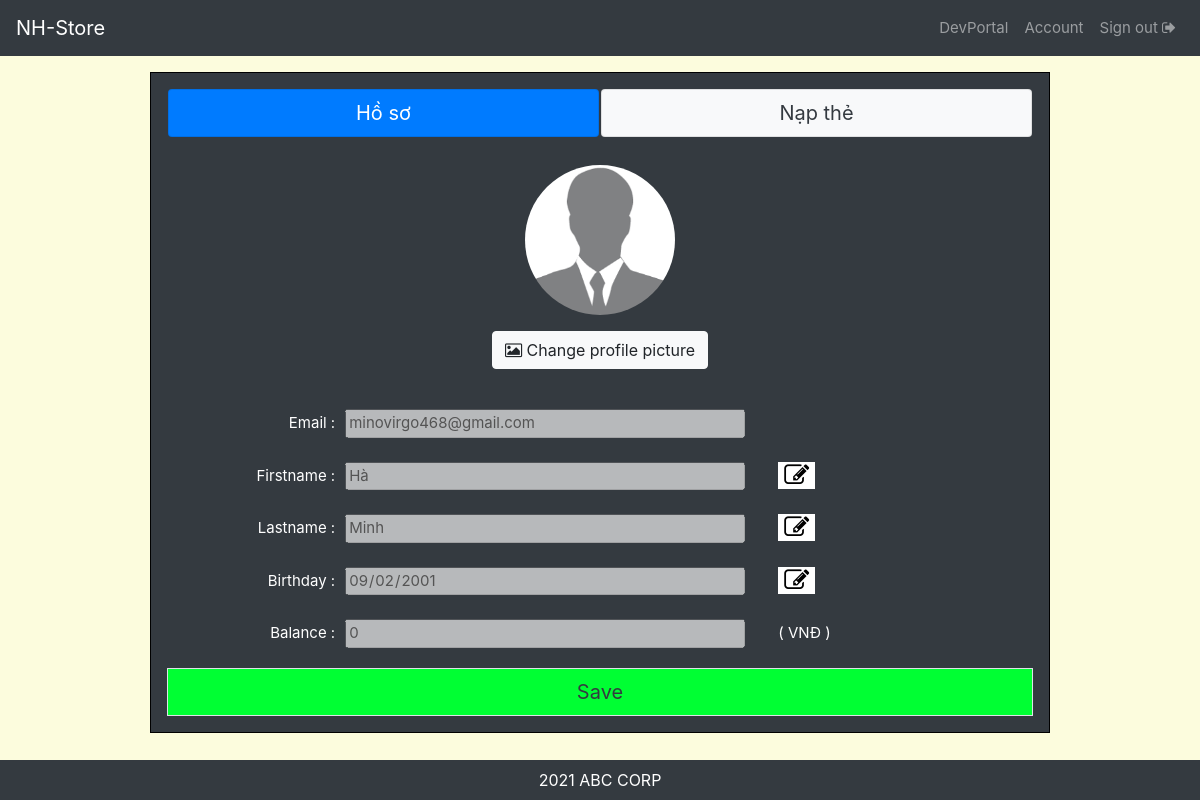
Page /Hoso.php (signed in) on the committed database.
### tables this page shows
CREATE TABLE `account` (
  `user` varchar(255) NOT NULL,
  `pass` text NOT NULL,
  `fname` text NOT NULL,
  `lname` text NOT NULL,
  `birthday` date DEFAULT NULL,
  `balance` bigint(20) NOT NULL DEFAULT 500000,
  `propic` text NOT NULL DEFAULT 'User/default.jpg',
  `level` varchar(255) NOT NULL DEFAULT 'User',
  `Activate` varchar(255) DEFAULT NULL
);

### Hoso.php (the view, shortened to what this page needs)
<!DOCTYPE html>
<html lang="en">
<head>
    <link rel="stylesheet" href="https://maxcdn.bootstrapcdn.com/bootstrap/4.5.2/css/bootstrap.min.css">
    <link rel="stylesheet" href="https://cdnjs.cloudflare.com/ajax/libs/font-awesome/4.7.0/css/font-awesome.min.css">
    <link rel="stylesheet" href="style.css">
</head>
<?php
include "cosodulieu.php";
?>
<body id="profilepage">
    <nav class="navbar navbar-expand-lg navbar-dark bg-dark sticky-top bg-dark m-0" id="navbar">
        <a class="navbar-brand" href="./" id="Store">NH-Store</a>
        <div class="collapse navbar-collapse" id="navb">
            <ul class="navbar-nav ml-auto text-center" id="log-area">
                <?php
                if (isset($_SESSION['user'])) {
                    $user = $_SESSION['user'];
                    $query = "SELECT * FROM account WHERE user = '$user'";
                    $result = mysqli_query($conn, $query);
                    $rows = mysqli_num_rows($result);
                    if ($rows == 1) {
                        $result = mysqli_fetch_assoc($result);
                        $level = $result['level'];
                        if ($level == 'Administrator') {
                            $_SESSION['admin'] = "1";
                            echo "<li class='nav-item' id='devp'><a class='nav-link' href='admin_portal.php'> AdminPortal </a></li>";
                        } else if ($level == 'Developer') {
                            echo "<li class='nav-item' id='devp'><a class='nav-link' href='dev_portal.php'> DevPortal </a></li>";
                        } else {
                            echo "<li class='nav-item' id='devp'><a class='nav-link' href='upgrade_info.php'> Upgrade </a></li>";
                        }
                        echo "<li class='nav-item' id='accp'><a class='nav-link' href='Hoso.php'> Account </a></li>";
                        echo "<li class='nav-item' id='outp'><a class='nav-link' href='logout.php'> Sign out <span class='fa fa-sign-out'></span></a></li>";
                    } else {
                        echo "M hack session ah????";
                        session_unset();
                        session_destroy();
                        header("Location: login.php");
                    }
                } else {
                    echo "<li class='nav-item' id='inp'><a class='nav-link' href='login.php' role='button'> Sign In <span class='fa fa-sign-in'></span></a></li>";
                    echo "<li class='nav-item' id='newp'><a class='nav-link' href='register.php' role='button'> Create an account <span class='fa fa-user-plus'></span></a></li>";
                }
                ?>
            </ul>
        </div>
    </nav>
    <div class="container mt-3 mb-5 bg-dark p-3 w-100" id="hosoBody">
        <div id="AccountTab">
            <ul class="nav nav-pills nav-justified">
                <li class="nav-item">
                    <a class="nav-link active" href="Hoso.php">Hồ sơ</a>
                </li>
                <li class="nav-item">
                    <a class="nav-link unactive bg-light text-dark" href="Napthe.php">Nạp thẻ</a>
                </li>
            </ul>
        </div>
        <form method='post' action="./capnhat.php" id="prosub">
            <div class="text-left p-0 w-100" id="info">
                <table border="0" class="text-center w-100 p-0 mt-2" id="pTable">
                    <tr>
                        <td colspan="3">
                            <img src="<?php echo $result["propic"]; ?>" height="150" width="150" style="border-radius:50%;" id="profilepic">
                            <input type="hidden" value="<?php echo $result["propic"]; ?>" id="propic" name="propic"><br>
                            <label class="btn btn-light mt-3">
                                <i class="fa fa-image"></i> Change profile picture <input type="file" accept="image/*" id="upload" style="display:none;">
                            </label>
                        </td>
                    </tr>
                    <tr>
                        <td> Email : </td>
                        <td><input type="email" value="<?php echo $result["user"]; ?>" id="user" name="user" disabled></td>
                        <td></td>
                    </tr>
                    <tr>
                        <td>Firstname :</td>
                        <td><input type="text" value="<?php echo $result["fname"]; ?>" id="fname" name="fname" disabled></td>
                        <td><button type="button" class="fa fa-pencil-square-o" id="edit"></button></td>
                    </tr>
                    <tr>
                        <td>Lastname : </td>
                        <td><input type="text" value="<?php echo $result["lname"]; ?>" id="lname" name="lname" disabled></td>
                        <td><button type="button" class="fa fa-pencil-square-o" id="edit"></button></td>
                    </tr>
                    <tr>
                        <td>Birthday : </td>
                        <td><input type="date" value="<?php echo $result["birthday"]; ?>" id="bd" name="bd" disabled></td>
                        <td><button type="button" class="fa fa-pencil-square-o" id="edit"></button></td>
                    </tr>
                    <tr>
                        <td>Balance : </td>
                        <td><input type="number" value="<?php echo $result["balance"]; ?>" id="money" disabled></td>
                        <td>( VNĐ )</td>
                    </tr>
                </table>
            </div>
            <div class="text-center text-light w-100 mt-2">
                <a role="button" class="text-decoration-none" id="save">
                    <div role="button" class="text-center text-dark border p-2" id="save">
                        Save
                    </div>
                </a>
            </div>
        </form>
    </div>
    <footer class="bg-dark mt-5 text-center text-white fixed-bottom">
        <div class="py-2">2021 ABC CORP</div>
    </footer>
</body>
</html>

### style.css (style rules this page uses)
body { background-color: rgb(252, 252, 221); }
#navb { font-size: 15px; }
#devp { min-width: 70px; }
#accp { min-width: 65px; }
#outp { min-width: 90px; }
#Body, #hosoBody, #naptheBody { width: 100%; max-width: 900px; min-height: 600px; padding-top: 10px; padding-left: 10px; padding-right: 10px; padding-bottom: 100px; background-color: unset; border: solid 1px black; }
#MenuTab, #AccountTab { font-size: 20px; padding: 0px; color: white; width: 100%; max-width: 900px; }
#MenuTab ul li, #AccountTab ul li { margin: 0px 1px; }
#MenuTab ul li a, #AccountTab ul li a { border: solid 1px rgba(0, 0, 0, 0.1); }
#pTable tr td { padding: 12px 5px; color: white; font-size: 15px; }
#pTable tr td:nth-child(3n+1) { text-align: right; width: 20%; min-width: 90px; max-width: 100px; }
#pTable tr td:nth-child(3n+2) { text-align: left; width: 50%; }
#pTable tr td:nth-child(3n+3) { text-align: left; width: 40%; }
#pTable tr:first-child td { text-align: center; padding: 20px; height: 200px; }
#pTable tr td input { width: 100%; max-width: 400px; font-size: 15px; }
#pTable tr td button { border: 0px; background-color: white; color: black; font-size: 25px; }
#save { font-size: 20px; background-color: rgb(0, 255, 51); width: 100%; }
#AccountTab .unactive { background-color: rgba(255, 255, 255, 0.1); color: white; }

### rows in the picture
account: propic (placeholder picture), user "minovirgo468@gmail.com", fname "Hà", lname "Minh", bd "09/02/2001", balance "0"
